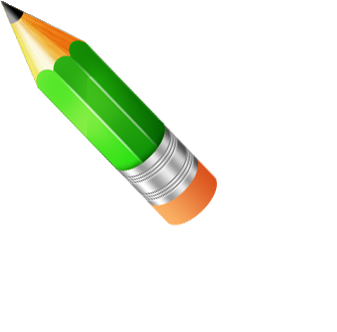
#> input picture paintBrush/last/bin/images/pencil_cursor.png, 337 x 332 px
$ python -i REALLAST.py   (imports and definitions only)   (Python 2 division)
#> lines starting #> are read from the running program, lines starting #| are printed output that depends on the picture; after the words box and inside, x2 and y2 are one past the last pixel; in counts of white or black regions, pixels touching at a corner belong together
#> further down, picture is the input picture: shape (332, 337, 3); mean B, G, R 229.1, 243.6, 236.8

####        # -*- coding: utf-8 -*-

import platform
import numpy as np
import argparse
import cv2
import serial
import time
import sys


#-----------------------------------------------
yellow_Lower = (25, 133, 84)
yellow_Upper = (45, 253, 253)
#red_Lower = (0,134,84)
#red_Upper = (24,253,253)
red_Lower = (158, 60, 84)
red_Upper = (196, 223, 239)
blue_Lower = (100,50,0)
blue_Upper = (160,251,170)
green_Lower =(43,130,27)
green_Upper = (102,255,117)
now_color = 0
serial_use = 0
min_area=10
serial_port =  None
Temp_count = 0
Read_RX =  0
#--------------------------------------------
# [30 lines left out: function check_send_serial, not called in this run]

        #print("RX ==>"+str(Read_RX))
#----------------------------------------------
def HoughLines(img):
    # [5 lines of commented-out code are left out]
    cv2.imwrite('/home/pi/hough1.jpg', img)
    img = cv2.imread('/home/pi/hough1.jpg')
    count = 1
    imgray = cv2.cvtColor(img, cv2.COLOR_BGR2GRAY)
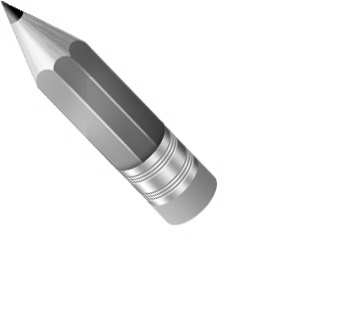
#> imgray: shape (332, 337); min 0, max 255, mean 239.8
    edges = cv2.Canny(img, 0, 45, apertureSize = 3)
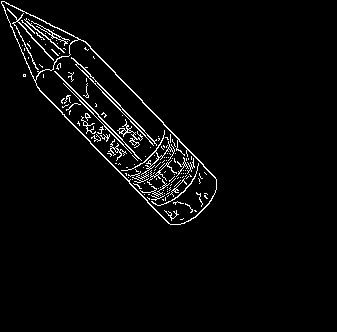
#> edges: shape (332, 337); 3.1% white in thin lines or dots, all inside (x1, y1, x2, y2) = (1, 1, 217, 225)
    cv2.imwrite('/home/pi/hough2.jpg', edges)

    lines = cv2.HoughLines(edges, 1, np.pi/180, 20)
#> lines = 2632 rows, first 8: [34, 2.37], [-32, 2.37], [-10, 2.37], [37, 2.36], [-8, 2.36], [-13, 2.37], [10, 2.37], [-11, 2.36]
    point1=[0,0]
    point2=[0,0]
    point3=[0,0]
    point4=[0,0]


    for line in lines:
        r, theta = line[0]
        a = np.cos(theta)
        b = np.sin(theta)
        x0 = a*r
        y0 = b*r
        x1=int(x0+1000*(-b))
        y1=int(y0+1000*a)
        x2=int(x0-1000*(-b))
        y2=int(y0-1000*a)

        # [9 lines of commented-out code are left out]
        X3,Y3,X4,Y4 = x1,y1,x2,y2
#> this loop made 2632 passes
#> (r, theta, a, b, x0, y0, x1, y1) on passes 1 to 3: (34, 2.37, -0.719, 0.695, -24.46, 23.62, -719, -695), (-32, 2.37, -0.719, 0.695, 23.02, -22.23, -671, -741), (-10, 2.37, -0.719, 0.695, 7.19, -6.95, -687, -726)

    if X3 == None or Y3 == None or X4 == None or Y4 == None:
            X3=0
            Y3=0
            X4=0
            Y4=0

    point = [X3,Y3,X4,Y4]
    return point, r, theta*180/np.pi

#----------------------------------------------
#----------------------------------------------
# [244 lines left out: functions create_blank, TX_data, RX_data, get_Yellow, get_Red, get_Blue and 1 more, not called in this run]

# **************************************************
# **************************************************
# **************************************************
# [596 lines not run here, left out]

>>> import cv2
>>> picture = cv2.imread('../paintBrush/last/bin/images/pencil_cursor.png')
>>> result = HoughLines(picture)
